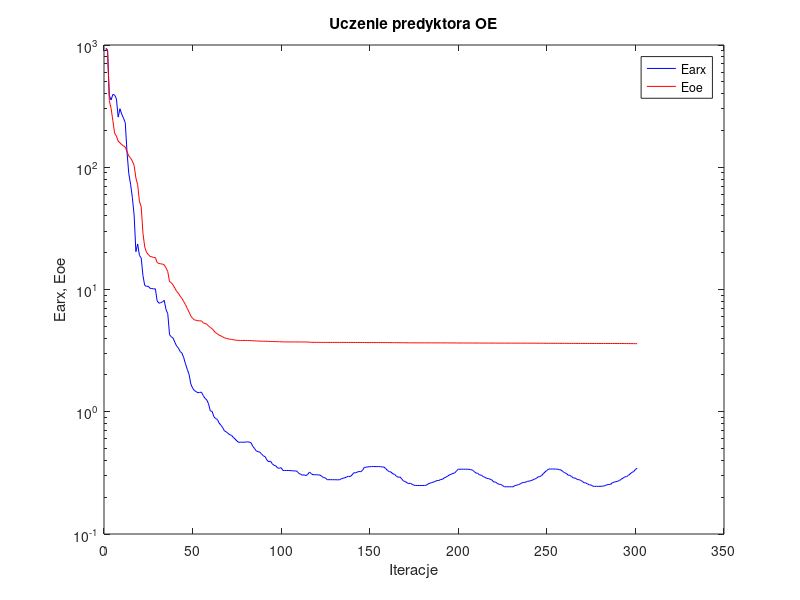
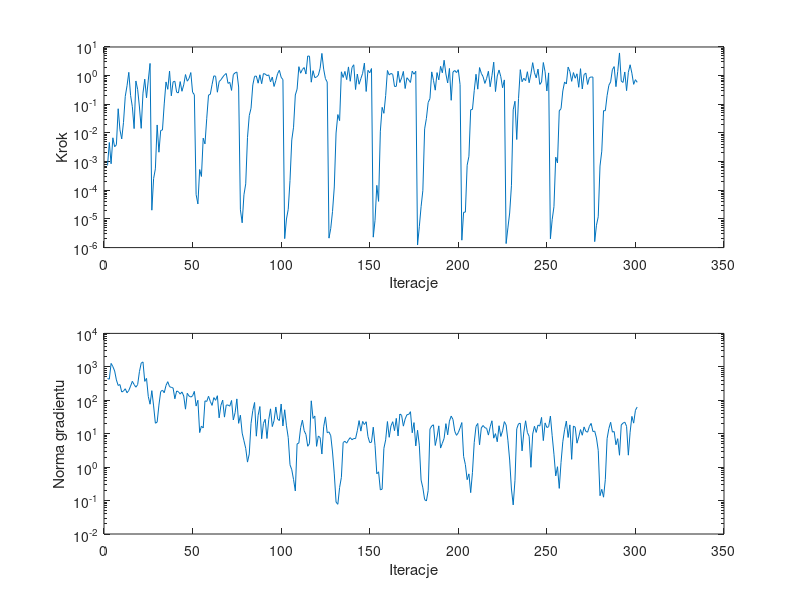

Here is the MATLAB script that generated these plots, in order:
%uczenie predyktora oe
clear all;
n=0; farx(n+1)=9.420421e+002; foe(n+1)=9.256801e+002; wspucz(n+1)=0.000000e+000; ng(n+1)=0.000000e+000;
%odnowa zmiennej metryki
n=1; farx(n+1)=9.146299e+002; foe(n+1)=8.918669e+002; krok(n+1)=7.359836e-004; ng(n+1)=4.468493e+002;
n=2; farx(n+1)=3.860175e+002; foe(n+1)=3.504556e+002; krok(n+1)=4.658555e-003; ng(n+1)=4.267238e+002;
n=3; farx(n+1)=3.550622e+002; foe(n+1)=3.033400e+002; krok(n+1)=8.418412e-004; ng(n+1)=1.265435e+003;
n=4; farx(n+1)=3.943796e+002; foe(n+1)=2.405544e+002; krok(n+1)=6.776891e-003; ng(n+1)=1.018242e+003;
n=5; farx(n+1)=3.901242e+002; foe(n+1)=1.896020e+002; krok(n+1)=3.303309e-003; ng(n+1)=7.536081e+002;
n=6; farx(n+1)=3.631269e+002; foe(n+1)=1.798050e+002; krok(n+1)=3.880673e-003; ng(n+1)=4.051219e+002;
n=7; farx(n+1)=2.571213e+002; foe(n+1)=1.632087e+002; krok(n+1)=6.995615e-002; ng(n+1)=2.769440e+002;
n=8; farx(n+1)=3.010843e+002; foe(n+1)=1.586059e+002; krok(n+1)=1.281715e-002; ng(n+1)=2.954014e+002;
n=9; farx(n+1)=2.718577e+002; foe(n+1)=1.529142e+002; krok(n+1)=6.192369e-003; ng(n+1)=1.764411e+002;
n=10; farx(n+1)=2.519427e+002; foe(n+1)=1.501888e+002; krok(n+1)=2.331822e-002; ng(n+1)=1.885082e+002;
n=11; farx(n+1)=2.317746e+002; foe(n+1)=1.461452e+002; krok(n+1)=1.892883e-001; ng(n+1)=2.209818e+002;
n=12; farx(n+1)=1.322825e+002; foe(n+1)=1.338851e+002; krok(n+1)=4.446475e-001; ng(n+1)=1.673528e+002;
n=13; farx(n+1)=8.843564e+001; foe(n+1)=1.236207e+002; krok(n+1)=1.304490e+000; ng(n+1)=1.961482e+002;
n=14; farx(n+1)=7.270784e+001; foe(n+1)=1.188543e+002; krok(n+1)=2.048945e-001; ng(n+1)=2.650188e+002;
n=15; farx(n+1)=5.663877e+001; foe(n+1)=1.123175e+002; krok(n+1)=8.234532e-002; ng(n+1)=3.691237e+002;
n=16; farx(n+1)=4.065955e+001; foe(n+1)=1.035676e+002; krok(n+1)=1.419977e-002; ng(n+1)=2.951621e+002;
n=17; farx(n+1)=2.040141e+001; foe(n+1)=8.181522e+001; krok(n+1)=6.522451e-001; ng(n+1)=2.458102e+002;
n=18; farx(n+1)=2.359312e+001; foe(n+1)=7.198614e+001; krok(n+1)=3.276650e-001; ng(n+1)=2.947058e+002;
n=19; farx(n+1)=1.900531e+001; foe(n+1)=5.276010e+001; krok(n+1)=8.048245e-002; ng(n+1)=7.190034e+002;
n=20; farx(n+1)=1.809635e+001; foe(n+1)=4.748332e+001; krok(n+1)=1.450364e-002; ng(n+1)=1.289114e+003;
n=21; farx(n+1)=1.296839e+001; foe(n+1)=2.875017e+001; krok(n+1)=2.453073e-001; ng(n+1)=1.402320e+003;
n=22; farx(n+1)=1.078317e+001; foe(n+1)=2.228950e+001; krok(n+1)=7.545111e-001; ng(n+1)=3.674402e+002;
n=23; farx(n+1)=1.061183e+001; foe(n+1)=2.015475e+001; krok(n+1)=1.687792e-001; ng(n+1)=4.515911e+002;
n=24; farx(n+1)=1.062548e+001; foe(n+1)=1.936506e+001; krok(n+1)=7.021280e-001; ng(n+1)=1.293280e+002;
n=25; farx(n+1)=1.022395e+001; foe(n+1)=1.864861e+001; krok(n+1)=2.666674e+000; ng(n+1)=7.619416e+001;
%odnowa zmiennej metryki
n=26; farx(n+1)=1.018674e+001; foe(n+1)=1.850166e+001; krok(n+1)=2.020511e-005; ng(n+1)=1.938591e+002;
n=27; farx(n+1)=1.010541e+001; foe(n+1)=1.828227e+001; krok(n+1)=2.563269e-004; ng(n+1)=6.767827e+001;
n=28; farx(n+1)=1.013561e+001; foe(n+1)=1.825260e+001; krok(n+1)=5.604282e-004; ng(n+1)=2.057441e+001;
n=29; farx(n+1)=8.070323e+000; foe(n+1)=1.660463e+001; krok(n+1)=1.902655e-002; ng(n+1)=2.217043e+001;
n=30; farx(n+1)=7.726217e+000; foe(n+1)=1.633872e+001; krok(n+1)=2.129131e-003; ng(n+1)=7.156048e+001;
n=31; farx(n+1)=7.799602e+000; foe(n+1)=1.622494e+001; krok(n+1)=1.220118e-002; ng(n+1)=1.821108e+002;
n=32; farx(n+1)=7.920976e+000; foe(n+1)=1.613804e+001; krok(n+1)=1.270603e-002; ng(n+1)=2.008584e+002;
n=33; farx(n+1)=8.147117e+000; foe(n+1)=1.589842e+001; krok(n+1)=1.031518e-001; ng(n+1)=1.676151e+002;
n=34; farx(n+1)=6.876306e+000; foe(n+1)=1.504503e+001; krok(n+1)=6.031845e-001; ng(n+1)=2.777597e+002;
n=35; farx(n+1)=6.328203e+000; foe(n+1)=1.397755e+001; krok(n+1)=3.337224e-001; ng(n+1)=3.598313e+002;
n=36; farx(n+1)=4.267331e+000; foe(n+1)=1.159442e+001; krok(n+1)=1.445753e+000; ng(n+1)=2.557279e+002;
n=37; farx(n+1)=4.103253e+000; foe(n+1)=1.139530e+001; krok(n+1)=1.981558e-001; ng(n+1)=2.427645e+002;
n=38; farx(n+1)=4.004483e+000; foe(n+1)=1.086327e+001; krok(n+1)=6.058278e-001; ng(n+1)=2.333068e+002;
n=39; farx(n+1)=3.700343e+000; foe(n+1)=1.025988e+001; krok(n+1)=6.367965e-001; ng(n+1)=1.107499e+002;
n=40; farx(n+1)=3.443498e+000; foe(n+1)=9.662795e+000; krok(n+1)=2.640812e-001; ng(n+1)=1.891494e+002;
n=41; farx(n+1)=3.318296e+000; foe(n+1)=9.313005e+000; krok(n+1)=2.494838e-001; ng(n+1)=1.803814e+002;
n=42; farx(n+1)=3.108705e+000; foe(n+1)=8.804436e+000; krok(n+1)=6.207284e-001; ng(n+1)=1.526403e+002;
n=43; farx(n+1)=3.015924e+000; foe(n+1)=8.455496e+000; krok(n+1)=2.847814e-001; ng(n+1)=1.774377e+002;
n=44; farx(n+1)=2.769399e+000; foe(n+1)=7.964647e+000; krok(n+1)=4.764226e-001; ng(n+1)=1.344459e+002;
n=45; farx(n+1)=2.465011e+000; foe(n+1)=7.517516e+000; krok(n+1)=1.092255e+000; ng(n+1)=5.414985e+001;
n=46; farx(n+1)=2.224704e+000; foe(n+1)=7.003671e+000; krok(n+1)=6.404647e-001; ng(n+1)=1.617700e+002;
n=47; farx(n+1)=2.028524e+000; foe(n+1)=6.552837e+000; krok(n+1)=8.008859e-001; ng(n+1)=1.340603e+002;
n=48; farx(n+1)=1.689297e+000; foe(n+1)=6.067981e+000; krok(n+1)=1.280929e+000; ng(n+1)=1.244871e+002;
n=49; farx(n+1)=1.564006e+000; foe(n+1)=5.812659e+000; krok(n+1)=2.640676e-001; ng(n+1)=1.352791e+002;
n=50; farx(n+1)=1.491304e+000; foe(n+1)=5.649154e+000; krok(n+1)=2.160660e-001; ng(n+1)=1.843519e+002;
%odnowa zmiennej metryki
n=51; farx(n+1)=1.462201e+000; foe(n+1)=5.602114e+000; krok(n+1)=7.066590e-005; ng(n+1)=6.713010e+001;
n=52; farx(n+1)=1.431088e+000; foe(n+1)=5.552221e+000; krok(n+1)=3.333298e-005; ng(n+1)=9.993512e+001;
n=53; farx(n+1)=1.438696e+000; foe(n+1)=5.545963e+000; krok(n+1)=5.292541e-004; ng(n+1)=1.080180e+001;
n=54; farx(n+1)=1.447504e+000; foe(n+1)=5.533102e+000; krok(n+1)=3.033479e-004; ng(n+1)=1.689726e+001;
n=55; farx(n+1)=1.358437e+000; foe(n+1)=5.340816e+000; krok(n+1)=6.607631e-003; ng(n+1)=1.478726e+001;
n=56; farx(n+1)=1.287702e+000; foe(n+1)=5.276341e+000; krok(n+1)=4.150488e-003; ng(n+1)=9.609810e+001;
n=57; farx(n+1)=1.250798e+000; foe(n+1)=5.204088e+000; krok(n+1)=3.251545e-002; ng(n+1)=9.213672e+001;
n=58; farx(n+1)=1.163014e+000; foe(n+1)=5.035063e+000; krok(n+1)=2.094296e-001; ng(n+1)=1.318613e+002;
n=59; farx(n+1)=1.015077e+000; foe(n+1)=4.890979e+000; krok(n+1)=2.230542e-001; ng(n+1)=9.262547e+001;
n=60; farx(n+1)=1.009590e+000; foe(n+1)=4.784171e+000; krok(n+1)=4.884576e-001; ng(n+1)=7.021187e+001;
n=61; farx(n+1)=9.119980e-001; foe(n+1)=4.601734e+000; krok(n+1)=9.819795e-001; ng(n+1)=1.200061e+002;
n=62; farx(n+1)=8.795373e-001; foe(n+1)=4.420935e+000; krok(n+1)=9.528451e-001; ng(n+1)=9.964342e+001;
n=63; farx(n+1)=8.652631e-001; foe(n+1)=4.349187e+000; krok(n+1)=2.640676e-001; ng(n+1)=1.367879e+002;
n=64; farx(n+1)=8.075684e-001; foe(n+1)=4.224713e+000; krok(n+1)=6.193808e-001; ng(n+1)=2.981627e+001;
n=65; farx(n+1)=7.753906e-001; foe(n+1)=4.175021e+000; krok(n+1)=7.178738e-001; ng(n+1)=7.060958e+001;
n=66; farx(n+1)=7.412433e-001; foe(n+1)=4.099147e+000; krok(n+1)=8.823184e-001; ng(n+1)=1.011186e+002;
n=67; farx(n+1)=6.973501e-001; foe(n+1)=4.026258e+000; krok(n+1)=1.063350e+000; ng(n+1)=3.131861e+001;
n=68; farx(n+1)=6.850703e-001; foe(n+1)=3.981589e+000; krok(n+1)=1.189063e+000; ng(n+1)=7.161247e+001;
n=69; farx(n+1)=6.661383e-001; foe(n+1)=3.951930e+000; krok(n+1)=5.365271e-001; ng(n+1)=7.223578e+001;
n=70; farx(n+1)=6.484722e-001; foe(n+1)=3.923975e+000; krok(n+1)=5.857742e-001; ng(n+1)=6.645583e+001;
n=71; farx(n+1)=6.404013e-001; foe(n+1)=3.902402e+000; krok(n+1)=3.053565e-001; ng(n+1)=9.857198e+001;
n=72; farx(n+1)=6.172046e-001; foe(n+1)=3.881212e+000; krok(n+1)=1.089353e+000; ng(n+1)=2.580661e+001;
n=73; farx(n+1)=5.984534e-001; foe(n+1)=3.858992e+000; krok(n+1)=1.248367e+000; ng(n+1)=4.247506e+001;
n=74; farx(n+1)=5.770223e-001; foe(n+1)=3.841480e+000; krok(n+1)=1.342163e+000; ng(n+1)=1.098931e+002;
n=75; farx(n+1)=5.621230e-001; foe(n+1)=3.835831e+000; krok(n+1)=4.004429e-001; ng(n+1)=2.041445e+001;
%odnowa zmiennej metryki
n=76; farx(n+1)=5.637636e-001; foe(n+1)=3.832065e+000; krok(n+1)=2.078166e-005; ng(n+1)=3.569973e+001;
n=77; farx(n+1)=5.637185e-001; foe(n+1)=3.831946e+000; krok(n+1)=7.338903e-006; ng(n+1)=1.039297e+001;
n=78; farx(n+1)=5.633119e-001; foe(n+1)=3.831274e+000; krok(n+1)=6.976007e-005; ng(n+1)=6.177633e+000;
n=79; farx(n+1)=5.653013e-001; foe(n+1)=3.830711e+000; krok(n+1)=1.677606e-004; ng(n+1)=3.646193e+000;
n=80; farx(n+1)=5.672671e-001; foe(n+1)=3.827858e+000; krok(n+1)=6.970444e-003; ng(n+1)=1.414541e+000;
n=81; farx(n+1)=5.647029e-001; foe(n+1)=3.822505e+000; krok(n+1)=4.048730e-002; ng(n+1)=2.484048e+000;
n=82; farx(n+1)=5.573114e-001; foe(n+1)=3.819119e+000; krok(n+1)=7.262643e-002; ng(n+1)=2.028526e+001;
n=83; farx(n+1)=5.220908e-001; foe(n+1)=3.809710e+000; krok(n+1)=4.726961e-001; ng(n+1)=4.982973e+001;
n=84; farx(n+1)=4.998659e-001; foe(n+1)=3.800388e+000; krok(n+1)=9.469203e-001; ng(n+1)=8.580381e+001;
n=85; farx(n+1)=4.772678e-001; foe(n+1)=3.793303e+000; krok(n+1)=9.691037e-001; ng(n+1)=8.430374e+000;
n=86; farx(n+1)=4.713372e-001; foe(n+1)=3.787947e+000; krok(n+1)=5.450576e-001; ng(n+1)=3.558950e+001;
n=87; farx(n+1)=4.669778e-001; foe(n+1)=3.781672e+000; krok(n+1)=1.072007e+000; ng(n+1)=6.492111e+001;
n=88; farx(n+1)=4.493905e-001; foe(n+1)=3.777920e+000; krok(n+1)=5.235795e-001; ng(n+1)=7.053830e+000;
n=89; farx(n+1)=4.353505e-001; foe(n+1)=3.775063e+000; krok(n+1)=1.179292e+000; ng(n+1)=2.041877e+001;
n=90; farx(n+1)=4.284694e-001; foe(n+1)=3.772465e+000; krok(n+1)=1.138542e+000; ng(n+1)=2.695043e+001;
n=91; farx(n+1)=4.017234e-001; foe(n+1)=3.767906e+000; krok(n+1)=1.001603e+000; ng(n+1)=7.192565e+000;
n=92; farx(n+1)=3.898002e-001; foe(n+1)=3.763649e+000; krok(n+1)=1.062411e+000; ng(n+1)=2.647724e+001;
n=93; farx(n+1)=3.943453e-001; foe(n+1)=3.758875e+000; krok(n+1)=6.071167e-001; ng(n+1)=5.544744e+001;
n=94; farx(n+1)=3.748828e-001; foe(n+1)=3.753965e+000; krok(n+1)=8.922169e-001; ng(n+1)=1.631827e+001;
n=95; farx(n+1)=3.648735e-001; foe(n+1)=3.751163e+000; krok(n+1)=4.188878e-001; ng(n+1)=2.463368e+001;
n=96; farx(n+1)=3.607936e-001; foe(n+1)=3.748349e+000; krok(n+1)=6.744582e-001; ng(n+1)=6.298269e+001;
n=97; farx(n+1)=3.470843e-001; foe(n+1)=3.745206e+000; krok(n+1)=1.178454e+000; ng(n+1)=2.745705e+001;
n=98; farx(n+1)=3.451298e-001; foe(n+1)=3.740143e+000; krok(n+1)=1.535351e+000; ng(n+1)=2.469694e+001;
n=99; farx(n+1)=3.486998e-001; foe(n+1)=3.735165e+000; krok(n+1)=8.771846e-001; ng(n+1)=7.718081e+001;
n=100; farx(n+1)=3.308566e-001; foe(n+1)=3.727440e+000; krok(n+1)=7.271671e-001; ng(n+1)=1.702518e+001;
%odnowa zmiennej metryki
n=101; farx(n+1)=3.308356e-001; foe(n+1)=3.726613e+000; krok(n+1)=2.056671e-006; ng(n+1)=5.201474e+001;
n=102; farx(n+1)=3.310495e-001; foe(n+1)=3.726082e+000; krok(n+1)=9.955536e-006; ng(n+1)=1.722020e+001;
n=103; farx(n+1)=3.304746e-001; foe(n+1)=3.725893e+000; krok(n+1)=2.167257e-005; ng(n+1)=7.647400e+000;
n=104; farx(n+1)=3.302231e-001; foe(n+1)=3.725834e+000; krok(n+1)=2.196646e-004; ng(n+1)=1.177016e+000;
n=105; farx(n+1)=3.295466e-001; foe(n+1)=3.725096e+000; krok(n+1)=5.711090e-003; ng(n+1)=8.349563e-001;
n=106; farx(n+1)=3.277634e-001; foe(n+1)=3.724736e+000; krok(n+1)=1.586441e-002; ng(n+1)=4.253955e-001;
n=107; farx(n+1)=3.286165e-001; foe(n+1)=3.724045e+000; krok(n+1)=2.114442e-001; ng(n+1)=1.944598e-001;
n=108; farx(n+1)=3.254675e-001; foe(n+1)=3.723403e+000; krok(n+1)=3.372291e-001; ng(n+1)=4.949913e+000;
n=109; farx(n+1)=3.129277e-001; foe(n+1)=3.722515e+000; krok(n+1)=2.053922e+000; ng(n+1)=5.272237e+000;
n=110; farx(n+1)=3.082903e-001; foe(n+1)=3.721634e+000; krok(n+1)=1.217699e+000; ng(n+1)=1.511286e+001;
n=111; farx(n+1)=3.025894e-001; foe(n+1)=3.720785e+000; krok(n+1)=1.644879e+000; ng(n+1)=2.546916e+001;
n=112; farx(n+1)=3.049958e-001; foe(n+1)=3.720215e+000; krok(n+1)=1.915347e+000; ng(n+1)=1.227870e+001;
n=113; farx(n+1)=3.005095e-001; foe(n+1)=3.719781e+000; krok(n+1)=1.136651e+000; ng(n+1)=9.468047e+000;
n=114; farx(n+1)=3.070423e-001; foe(n+1)=3.716683e+000; krok(n+1)=4.852134e+000; ng(n+1)=4.211419e+000;
n=115; farx(n+1)=3.211828e-001; foe(n+1)=3.705828e+000; krok(n+1)=4.759723e+000; ng(n+1)=5.081881e+000;
n=116; farx(n+1)=3.119233e-001; foe(n+1)=3.700714e+000; krok(n+1)=5.908391e-001; ng(n+1)=9.628749e+001;
n=117; farx(n+1)=3.047295e-001; foe(n+1)=3.694836e+000; krok(n+1)=1.492310e+000; ng(n+1)=2.857270e+001;
n=118; farx(n+1)=3.059775e-001; foe(n+1)=3.694313e+000; krok(n+1)=8.536620e-001; ng(n+1)=3.382031e+001;
n=119; farx(n+1)=3.050747e-001; foe(n+1)=3.694145e+000; krok(n+1)=8.935632e-001; ng(n+1)=4.188917e+000;
n=120; farx(n+1)=3.043653e-001; foe(n+1)=3.694059e+000; krok(n+1)=1.033731e+000; ng(n+1)=8.525639e+000;
n=121; farx(n+1)=3.033218e-001; foe(n+1)=3.693967e+000; krok(n+1)=1.799493e+000; ng(n+1)=7.665049e+000;
n=122; farx(n+1)=2.955913e-001; foe(n+1)=3.693484e+000; krok(n+1)=5.969465e+000; ng(n+1)=2.469632e+000;
n=123; farx(n+1)=2.890682e-001; foe(n+1)=3.692751e+000; krok(n+1)=1.691294e+000; ng(n+1)=1.606821e+001;
n=124; farx(n+1)=2.877569e-001; foe(n+1)=3.691931e+000; krok(n+1)=7.847380e-001; ng(n+1)=3.178531e+001;
n=125; farx(n+1)=2.781359e-001; foe(n+1)=3.691092e+000; krok(n+1)=5.970321e-001; ng(n+1)=1.069277e+001;
%odnowa zmiennej metryki
n=126; farx(n+1)=2.781791e-001; foe(n+1)=3.691023e+000; krok(n+1)=2.136506e-006; ng(n+1)=1.132204e+001;
n=127; farx(n+1)=2.782603e-001; foe(n+1)=3.690946e+000; krok(n+1)=4.682781e-006; ng(n+1)=8.689749e+000;
n=128; farx(n+1)=2.780856e-001; foe(n+1)=3.690921e+000; krok(n+1)=1.827487e-005; ng(n+1)=2.838548e+000;
n=129; farx(n+1)=2.780094e-001; foe(n+1)=3.690910e+000; krok(n+1)=1.304191e-004; ng(n+1)=6.263942e-001;
n=130; farx(n+1)=2.778719e-001; foe(n+1)=3.690898e+000; krok(n+1)=9.939766e-003; ng(n+1)=8.992361e-002;
n=131; farx(n+1)=2.774904e-001; foe(n+1)=3.690867e+000; krok(n+1)=4.382471e-002; ng(n+1)=7.732449e-002;
n=132; farx(n+1)=2.777826e-001; foe(n+1)=3.690846e+000; krok(n+1)=2.691279e-002; ng(n+1)=2.465091e-001;
n=133; farx(n+1)=2.832179e-001; foe(n+1)=3.690719e+000; krok(n+1)=1.361453e+000; ng(n+1)=4.940507e-001;
n=134; farx(n+1)=2.860342e-001; foe(n+1)=3.690659e+000; krok(n+1)=8.620454e-001; ng(n+1)=5.457044e+000;
n=135; farx(n+1)=2.885367e-001; foe(n+1)=3.690531e+000; krok(n+1)=1.404256e+000; ng(n+1)=5.925445e+000;
n=136; farx(n+1)=2.931139e-001; foe(n+1)=3.690401e+000; krok(n+1)=7.271671e-001; ng(n+1)=5.210940e+000;
n=137; farx(n+1)=2.964249e-001; foe(n+1)=3.690237e+000; krok(n+1)=2.015999e+000; ng(n+1)=6.481267e+000;
n=138; farx(n+1)=2.950345e-001; foe(n+1)=3.690076e+000; krok(n+1)=6.361450e-001; ng(n+1)=7.627198e+000;
n=139; farx(n+1)=3.041109e-001; foe(n+1)=3.689585e+000; krok(n+1)=1.924468e+000; ng(n+1)=6.600919e+000;
n=140; farx(n+1)=3.172588e-001; foe(n+1)=3.688753e+000; krok(n+1)=2.398148e+000; ng(n+1)=7.197616e+000;
n=141; farx(n+1)=3.164778e-001; foe(n+1)=3.688519e+000; krok(n+1)=3.288994e-001; ng(n+1)=7.132721e+000;
n=142; farx(n+1)=3.211639e-001; foe(n+1)=3.687522e+000; krok(n+1)=1.136136e+000; ng(n+1)=1.231941e+001;
n=143; farx(n+1)=3.246162e-001; foe(n+1)=3.686921e+000; krok(n+1)=5.015999e-001; ng(n+1)=2.461524e+001;
n=144; farx(n+1)=3.232269e-001; foe(n+1)=3.686285e+000; krok(n+1)=7.847380e-001; ng(n+1)=1.193916e+001;
n=145; farx(n+1)=3.328704e-001; foe(n+1)=3.684741e+000; krok(n+1)=1.206842e+000; ng(n+1)=2.328096e+001;
n=146; farx(n+1)=3.512655e-001; foe(n+1)=3.682319e+000; krok(n+1)=2.742220e+000; ng(n+1)=1.882209e+001;
n=147; farx(n+1)=3.515531e-001; foe(n+1)=3.681646e+000; krok(n+1)=2.800362e-001; ng(n+1)=2.280665e+001;
n=148; farx(n+1)=3.547862e-001; foe(n+1)=3.680612e+000; krok(n+1)=1.540907e+000; ng(n+1)=8.245574e+000;
n=149; farx(n+1)=3.545130e-001; foe(n+1)=3.680421e+000; krok(n+1)=1.255601e+000; ng(n+1)=5.417428e+000;
n=150; farx(n+1)=3.563223e-001; foe(n+1)=3.680189e+000; krok(n+1)=1.769506e+000; ng(n+1)=5.565797e+000;
%odnowa zmiennej metryki
n=151; farx(n+1)=3.562866e-001; foe(n+1)=3.680107e+000; krok(n+1)=2.313678e-006; ng(n+1)=1.566972e+001;
n=152; farx(n+1)=3.561210e-001; foe(n+1)=3.680067e+000; krok(n+1)=8.960031e-006; ng(n+1)=4.493934e+000;
n=153; farx(n+1)=3.560663e-001; foe(n+1)=3.680054e+000; krok(n+1)=1.485232e-004; ng(n+1)=6.318080e-001;
n=154; farx(n+1)=3.559813e-001; foe(n+1)=3.680051e+000; krok(n+1)=4.095955e-005; ng(n+1)=7.246922e-001;
n=155; farx(n+1)=3.555569e-001; foe(n+1)=3.679978e+000; krok(n+1)=1.153579e-002; ng(n+1)=2.084708e-001;
n=156; farx(n+1)=3.533633e-001; foe(n+1)=3.679467e+000; krok(n+1)=7.841323e-002; ng(n+1)=2.191686e-001;
n=157; farx(n+1)=3.531887e-001; foe(n+1)=3.679326e+000; krok(n+1)=4.852216e-002; ng(n+1)=3.648193e+000;
n=158; farx(n+1)=3.431424e-001; foe(n+1)=3.678537e+000; krok(n+1)=2.016994e-001; ng(n+1)=6.549236e+000;
n=159; farx(n+1)=3.315492e-001; foe(n+1)=3.677314e+000; krok(n+1)=1.512163e+000; ng(n+1)=2.311669e+001;
n=160; farx(n+1)=3.239757e-001; foe(n+1)=3.676598e+000; krok(n+1)=1.056325e+000; ng(n+1)=7.809741e+000;
n=161; farx(n+1)=3.215579e-001; foe(n+1)=3.675266e+000; krok(n+1)=1.196104e+000; ng(n+1)=1.713070e+001;
n=162; farx(n+1)=3.105735e-001; foe(n+1)=3.674329e+000; krok(n+1)=1.104103e+000; ng(n+1)=2.286728e+001;
n=163; farx(n+1)=3.081944e-001; foe(n+1)=3.673930e+000; krok(n+1)=4.187571e-001; ng(n+1)=1.230800e+001;
n=164; farx(n+1)=2.974577e-001; foe(n+1)=3.672936e+000; krok(n+1)=4.228884e-001; ng(n+1)=2.874922e+001;
n=165; farx(n+1)=2.913561e-001; foe(n+1)=3.672033e+000; krok(n+1)=1.435731e+000; ng(n+1)=8.563895e+000;
n=166; farx(n+1)=2.930973e-001; foe(n+1)=3.671222e+000; krok(n+1)=5.752763e-001; ng(n+1)=3.879494e+001;
n=167; farx(n+1)=2.833582e-001; foe(n+1)=3.669536e+000; krok(n+1)=8.334333e-001; ng(n+1)=3.557932e+001;
n=168; farx(n+1)=2.715658e-001; foe(n+1)=3.667944e+000; krok(n+1)=1.404256e+000; ng(n+1)=1.682841e+001;
n=169; farx(n+1)=2.692601e-001; foe(n+1)=3.666814e+000; krok(n+1)=3.550835e-001; ng(n+1)=2.747576e+001;
n=170; farx(n+1)=2.626619e-001; foe(n+1)=3.664924e+000; krok(n+1)=8.457767e-001; ng(n+1)=3.703107e+001;
n=171; farx(n+1)=2.583549e-001; foe(n+1)=3.663958e+000; krok(n+1)=7.113726e-001; ng(n+1)=3.752226e+001;
n=172; farx(n+1)=2.603803e-001; foe(n+1)=3.663088e+000; krok(n+1)=5.786742e-001; ng(n+1)=4.552264e+001;
n=173; farx(n+1)=2.544454e-001; foe(n+1)=3.662157e+000; krok(n+1)=1.435731e+000; ng(n+1)=1.067306e+001;
n=174; farx(n+1)=2.508311e-001; foe(n+1)=3.661728e+000; krok(n+1)=1.120145e+000; ng(n+1)=2.146332e+001;
n=175; farx(n+1)=2.493809e-001; foe(n+1)=3.661471e+000; krok(n+1)=1.420334e+000; ng(n+1)=4.303819e+000;
%odnowa zmiennej metryki
n=176; farx(n+1)=2.493551e-001; foe(n+1)=3.661433e+000; krok(n+1)=1.229530e-006; ng(n+1)=1.271953e+001;
n=177; farx(n+1)=2.492773e-001; foe(n+1)=3.661418e+000; krok(n+1)=5.349422e-006; ng(n+1)=4.527575e+000;
n=178; farx(n+1)=2.492644e-001; foe(n+1)=3.661417e+000; krok(n+1)=2.676955e-005; ng(n+1)=4.090537e-001;
n=179; farx(n+1)=2.493005e-001; foe(n+1)=3.661416e+000; krok(n+1)=9.926586e-005; ng(n+1)=2.408574e-001;
n=180; farx(n+1)=2.496833e-001; foe(n+1)=3.661397e+000; krok(n+1)=1.388291e-002; ng(n+1)=1.071601e-001;
n=181; farx(n+1)=2.506437e-001; foe(n+1)=3.661353e+000; krok(n+1)=3.230408e-002; ng(n+1)=9.714502e-002;
n=182; farx(n+1)=2.569765e-001; foe(n+1)=3.660806e+000; krok(n+1)=1.160291e-001; ng(n+1)=2.005842e-001;
n=183; farx(n+1)=2.603587e-001; foe(n+1)=3.660660e+000; krok(n+1)=1.585191e-001; ng(n+1)=1.376678e+001;
n=184; farx(n+1)=2.632137e-001; foe(n+1)=3.660240e+000; krok(n+1)=1.352447e+000; ng(n+1)=1.710273e+001;
n=185; farx(n+1)=2.660429e-001; foe(n+1)=3.659836e+000; krok(n+1)=6.843317e-001; ng(n+1)=1.844009e+001;
n=186; farx(n+1)=2.696053e-001; foe(n+1)=3.659609e+000; krok(n+1)=3.112246e-001; ng(n+1)=4.443620e+000;
n=187; farx(n+1)=2.739453e-001; foe(n+1)=3.659258e+000; krok(n+1)=1.280117e+000; ng(n+1)=7.909625e+000;
n=188; farx(n+1)=2.736674e-001; foe(n+1)=3.659119e+000; krok(n+1)=7.113726e-001; ng(n+1)=1.715671e+001;
n=189; farx(n+1)=2.791039e-001; foe(n+1)=3.658866e+000; krok(n+1)=2.112541e+000; ng(n+1)=3.715430e+000;
n=190; farx(n+1)=2.797848e-001; foe(n+1)=3.658749e+000; krok(n+1)=1.257512e+000; ng(n+1)=5.186124e+000;
n=191; farx(n+1)=2.872575e-001; foe(n+1)=3.658411e+000; krok(n+1)=3.444837e+000; ng(n+1)=7.261266e+000;
n=192; farx(n+1)=2.917822e-001; foe(n+1)=3.658088e+000; krok(n+1)=1.146483e+000; ng(n+1)=1.997983e+001;
n=193; farx(n+1)=2.974409e-001; foe(n+1)=3.657157e+000; krok(n+1)=5.550159e-001; ng(n+1)=9.244159e+000;
n=194; farx(n+1)=3.044168e-001; foe(n+1)=3.655951e+000; krok(n+1)=1.784434e+000; ng(n+1)=2.380214e+001;
n=195; farx(n+1)=3.078390e-001; foe(n+1)=3.655725e+000; krok(n+1)=1.380129e-001; ng(n+1)=3.364162e+001;
n=196; farx(n+1)=3.134880e-001; foe(n+1)=3.655135e+000; krok(n+1)=1.334889e+000; ng(n+1)=2.655509e+001;
n=197; farx(n+1)=3.156368e-001; foe(n+1)=3.654502e+000; krok(n+1)=1.514306e+000; ng(n+1)=1.178070e+001;
n=198; farx(n+1)=3.285176e-001; foe(n+1)=3.653218e+000; krok(n+1)=1.280117e+000; ng(n+1)=8.933293e+000;
n=199; farx(n+1)=3.394226e-001; foe(n+1)=3.651833e+000; krok(n+1)=1.611198e+000; ng(n+1)=1.074184e+001;
n=200; farx(n+1)=3.387125e-001; foe(n+1)=3.651053e+000; krok(n+1)=4.854703e-001; ng(n+1)=1.490446e+001;
%odnowa zmiennej metryki
n=201; farx(n+1)=3.387227e-001; foe(n+1)=3.650933e+000; krok(n+1)=1.814744e-006; ng(n+1)=2.153002e+001;
n=202; farx(n+1)=3.387304e-001; foe(n+1)=3.650921e+000; krok(n+1)=1.707914e-005; ng(n+1)=2.092082e+000;
n=203; farx(n+1)=3.388157e-001; foe(n+1)=3.650917e+000; krok(n+1)=1.726474e-005; ng(n+1)=1.191713e+000;
n=204; farx(n+1)=3.388732e-001; foe(n+1)=3.650897e+000; krok(n+1)=7.471315e-004; ng(n+1)=4.212256e-001;
n=205; farx(n+1)=3.382429e-001; foe(n+1)=3.650783e+000; krok(n+1)=1.532691e-003; ng(n+1)=6.290161e-001;
n=206; farx(n+1)=3.358409e-001; foe(n+1)=3.650556e+000; krok(n+1)=6.444366e-002; ng(n+1)=1.726627e-001;
n=207; farx(n+1)=3.339541e-001; foe(n+1)=3.650130e+000; krok(n+1)=6.640781e-002; ng(n+1)=6.997182e-001;
n=208; farx(n+1)=3.241802e-001; foe(n+1)=3.649476e+000; krok(n+1)=2.994846e-001; ng(n+1)=5.504080e+000;
n=209; farx(n+1)=3.151171e-001; foe(n+1)=3.648724e+000; krok(n+1)=1.119298e+000; ng(n+1)=1.649056e+001;
n=210; farx(n+1)=3.134831e-001; foe(n+1)=3.648398e+000; krok(n+1)=3.375584e-001; ng(n+1)=2.024855e+001;
n=211; farx(n+1)=3.040143e-001; foe(n+1)=3.647523e+000; krok(n+1)=1.915347e+000; ng(n+1)=4.649417e+000;
n=212; farx(n+1)=3.034686e-001; foe(n+1)=3.647060e+000; krok(n+1)=1.200452e+000; ng(n+1)=1.491354e+001;
n=213; farx(n+1)=2.950120e-001; foe(n+1)=3.646626e+000; krok(n+1)=9.205345e-001; ng(n+1)=1.759462e+001;
n=214; farx(n+1)=2.911938e-001; foe(n+1)=3.646337e+000; krok(n+1)=5.355876e-001; ng(n+1)=1.509698e+001;
n=215; farx(n+1)=2.854201e-001; foe(n+1)=3.646006e+000; krok(n+1)=8.027177e-001; ng(n+1)=1.446535e+001;
n=216; farx(n+1)=2.845229e-001; foe(n+1)=3.645660e+000; krok(n+1)=1.420334e+000; ng(n+1)=9.086079e+000;
n=217; farx(n+1)=2.803291e-001; foe(n+1)=3.645425e+000; krok(n+1)=4.094791e-001; ng(n+1)=1.611306e+001;
n=218; farx(n+1)=2.762866e-001; foe(n+1)=3.645068e+000; krok(n+1)=9.909022e-001; ng(n+1)=2.434720e+001;
n=219; farx(n+1)=2.663782e-001; foe(n+1)=3.644351e+000; krok(n+1)=2.954614e+000; ng(n+1)=7.348580e+000;
n=220; farx(n+1)=2.663597e-001; foe(n+1)=3.644140e+000; krok(n+1)=2.785378e-001; ng(n+1)=1.004796e+001;
n=221; farx(n+1)=2.593338e-001; foe(n+1)=3.643469e+000; krok(n+1)=9.740223e-001; ng(n+1)=5.735927e+000;
n=222; farx(n+1)=2.549764e-001; foe(n+1)=3.643016e+000; krok(n+1)=1.569476e+000; ng(n+1)=1.730512e+001;
n=223; farx(n+1)=2.546281e-001; foe(n+1)=3.642679e+000; krok(n+1)=9.205262e-001; ng(n+1)=8.264748e+000;
n=224; farx(n+1)=2.489029e-001; foe(n+1)=3.642215e+000; krok(n+1)=3.785938e-001; ng(n+1)=1.217381e+001;
n=225; farx(n+1)=2.433471e-001; foe(n+1)=3.641886e+000; krok(n+1)=7.101669e-001; ng(n+1)=2.296614e+001;
%odnowa zmiennej metryki
n=226; farx(n+1)=2.433686e-001; foe(n+1)=3.641811e+000; krok(n+1)=1.382650e-006; ng(n+1)=1.825290e+001;
n=227; farx(n+1)=2.434671e-001; foe(n+1)=3.641756e+000; krok(n+1)=4.853401e-006; ng(n+1)=6.397728e+000;
n=228; farx(n+1)=2.433926e-001; foe(n+1)=3.641749e+000; krok(n+1)=1.611741e-005; ng(n+1)=1.630301e+000;
n=229; farx(n+1)=2.433649e-001; foe(n+1)=3.641747e+000; krok(n+1)=1.437732e-004; ng(n+1)=2.217814e-001;
n=230; farx(n+1)=2.433862e-001; foe(n+1)=3.641692e+000; krok(n+1)=6.418507e-002; ng(n+1)=7.417739e-002;
n=231; farx(n+1)=2.494366e-001; foe(n+1)=3.641129e+000; krok(n+1)=1.278954e-001; ng(n+1)=4.035047e-001;
n=232; farx(n+1)=2.505727e-001; foe(n+1)=3.641045e+000; krok(n+1)=5.915258e-003; ng(n+1)=1.401821e+001;
n=233; farx(n+1)=2.535077e-001; foe(n+1)=3.640896e+000; krok(n+1)=1.583927e-001; ng(n+1)=1.973869e+001;
n=234; farx(n+1)=2.571403e-001; foe(n+1)=3.640276e+000; krok(n+1)=1.618997e+000; ng(n+1)=2.065336e+001;
n=235; farx(n+1)=2.624713e-001; foe(n+1)=3.639801e+000; krok(n+1)=6.133895e-001; ng(n+1)=3.061068e+000;
n=236; farx(n+1)=2.642799e-001; foe(n+1)=3.639534e+000; krok(n+1)=8.131859e-001; ng(n+1)=1.124127e+001;
n=237; farx(n+1)=2.648831e-001; foe(n+1)=3.639201e+000; krok(n+1)=6.674447e-001; ng(n+1)=2.435564e+001;
n=238; farx(n+1)=2.700564e-001; foe(n+1)=3.638960e+000; krok(n+1)=1.371110e+000; ng(n+1)=1.092271e+001;
n=239; farx(n+1)=2.706718e-001; foe(n+1)=3.638845e+000; krok(n+1)=5.657309e-001; ng(n+1)=8.319879e+000;
n=240; farx(n+1)=2.731110e-001; foe(n+1)=3.638717e+000; krok(n+1)=1.150553e+000; ng(n+1)=9.873088e-001;
n=241; farx(n+1)=2.767112e-001; foe(n+1)=3.638428e+000; krok(n+1)=2.840668e+000; ng(n+1)=9.754960e+000;
n=242; farx(n+1)=2.813807e-001; foe(n+1)=3.638031e+000; krok(n+1)=1.258604e+000; ng(n+1)=1.669579e+001;
n=243; farx(n+1)=2.844715e-001; foe(n+1)=3.637252e+000; krok(n+1)=8.377184e-001; ng(n+1)=1.091411e+001;
n=244; farx(n+1)=2.935239e-001; foe(n+1)=3.636327e+000; krok(n+1)=1.691294e+000; ng(n+1)=1.823068e+001;
n=245; farx(n+1)=2.939768e-001; foe(n+1)=3.636089e+000; krok(n+1)=4.938403e-001; ng(n+1)=1.686004e+001;
n=246; farx(n+1)=3.010477e-001; foe(n+1)=3.635463e+000; krok(n+1)=5.980518e-001; ng(n+1)=3.071215e+001;
n=247; farx(n+1)=3.117065e-001; foe(n+1)=3.634339e+000; krok(n+1)=2.871495e+000; ng(n+1)=6.210949e+000;
n=248; farx(n+1)=3.221716e-001; foe(n+1)=3.631987e+000; krok(n+1)=1.361947e+000; ng(n+1)=2.105359e+001;
n=249; farx(n+1)=3.309393e-001; foe(n+1)=3.630940e+000; krok(n+1)=2.912288e-001; ng(n+1)=1.533221e+001;
n=250; farx(n+1)=3.399538e-001; foe(n+1)=3.629647e+000; krok(n+1)=1.247916e+000; ng(n+1)=1.617340e+001;
%odnowa zmiennej metryki
n=251; farx(n+1)=3.399749e-001; foe(n+1)=3.629315e+000; krok(n+1)=2.032312e-006; ng(n+1)=3.367916e+001;
n=252; farx(n+1)=3.401735e-001; foe(n+1)=3.629158e+000; krok(n+1)=9.386788e-006; ng(n+1)=8.697144e+000;
n=253; farx(n+1)=3.399790e-001; foe(n+1)=3.629133e+000; krok(n+1)=2.671200e-005; ng(n+1)=2.443960e+000;
n=254; farx(n+1)=3.395682e-001; foe(n+1)=3.629071e+000; krok(n+1)=1.427772e-003; ng(n+1)=5.450333e-001;
n=255; farx(n+1)=3.391161e-001; foe(n+1)=3.628869e+000; krok(n+1)=8.989513e-004; ng(n+1)=1.029877e+000;
n=256; farx(n+1)=3.361821e-001; foe(n+1)=3.628530e+000; krok(n+1)=5.919426e-002; ng(n+1)=2.314674e-001;
n=257; farx(n+1)=3.340120e-001; foe(n+1)=3.627879e+000; krok(n+1)=7.039776e-002; ng(n+1)=1.390294e+000;
n=258; farx(n+1)=3.245582e-001; foe(n+1)=3.627166e+000; krok(n+1)=2.906512e-001; ng(n+1)=5.729571e+000;
n=259; farx(n+1)=3.173149e-001; foe(n+1)=3.626589e+000; krok(n+1)=6.014376e-001; ng(n+1)=1.309070e+001;
n=260; farx(n+1)=3.130932e-001; foe(n+1)=3.625901e+000; krok(n+1)=5.107206e-001; ng(n+1)=2.392291e+001;
n=261; farx(n+1)=3.030902e-001; foe(n+1)=3.624944e+000; krok(n+1)=1.991105e+000; ng(n+1)=7.703315e+000;
n=262; farx(n+1)=3.018721e-001; foe(n+1)=3.624326e+000; krok(n+1)=1.394120e+000; ng(n+1)=1.837195e+001;
n=263; farx(n+1)=2.951143e-001; foe(n+1)=3.623902e+000; krok(n+1)=6.322648e-001; ng(n+1)=1.711326e+000;
n=264; farx(n+1)=2.867948e-001; foe(n+1)=3.623425e+000; krok(n+1)=1.280929e+000; ng(n+1)=1.695667e+001;
n=265; farx(n+1)=2.873732e-001; foe(n+1)=3.623210e+000; krok(n+1)=8.127796e-001; ng(n+1)=1.565355e+001;
n=266; farx(n+1)=2.799454e-001; foe(n+1)=3.622648e+000; krok(n+1)=1.160845e+000; ng(n+1)=5.204451e+000;
n=267; farx(n+1)=2.782464e-001; foe(n+1)=3.622510e+000; krok(n+1)=3.924010e-001; ng(n+1)=7.974645e+000;
n=268; farx(n+1)=2.753551e-001; foe(n+1)=3.621917e+000; krok(n+1)=1.749029e+000; ng(n+1)=1.329011e+001;
n=269; farx(n+1)=2.693977e-001; foe(n+1)=3.621553e+000; krok(n+1)=3.427774e-001; ng(n+1)=8.993676e+000;
n=270; farx(n+1)=2.627512e-001; foe(n+1)=3.621101e+000; krok(n+1)=1.087290e+000; ng(n+1)=1.596250e+001;
n=271; farx(n+1)=2.615441e-001; foe(n+1)=3.620726e+000; krok(n+1)=1.227563e+000; ng(n+1)=1.171604e+001;
n=272; farx(n+1)=2.570472e-001; foe(n+1)=3.620402e+000; krok(n+1)=4.930774e-001; ng(n+1)=1.110272e+001;
n=273; farx(n+1)=2.519566e-001; foe(n+1)=3.619925e+000; krok(n+1)=8.536620e-001; ng(n+1)=1.656348e+001;
n=274; farx(n+1)=2.519315e-001; foe(n+1)=3.619366e+000; krok(n+1)=9.001093e-001; ng(n+1)=2.033195e+001;
n=275; farx(n+1)=2.455767e-001; foe(n+1)=3.618752e+000; krok(n+1)=8.892951e-001; ng(n+1)=1.159017e+001;
%odnowa zmiennej metryki
n=276; farx(n+1)=2.455816e-001; foe(n+1)=3.618709e+000; krok(n+1)=1.615744e-006; ng(n+1)=1.194526e+001;
n=277; farx(n+1)=2.456167e-001; foe(n+1)=3.618653e+000; krok(n+1)=6.043919e-006; ng(n+1)=7.455896e+000;
n=278; farx(n+1)=2.454850e-001; foe(n+1)=3.618635e+000; krok(n+1)=1.191391e-005; ng(n+1)=3.174977e+000;
n=279; farx(n+1)=2.454674e-001; foe(n+1)=3.618633e+000; krok(n+1)=7.010405e-004; ng(n+1)=1.400002e-001;
n=280; farx(n+1)=2.457144e-001; foe(n+1)=3.618611e+000; krok(n+1)=2.314595e-003; ng(n+1)=2.168343e-001;
n=281; farx(n+1)=2.469522e-001; foe(n+1)=3.618519e+000; krok(n+1)=6.013962e-002; ng(n+1)=1.261967e-001;
n=282; farx(n+1)=2.488974e-001; foe(n+1)=3.618165e+000; krok(n+1)=5.955282e-002; ng(n+1)=4.215316e-001;
n=283; farx(n+1)=2.529127e-001; foe(n+1)=3.617914e+000; krok(n+1)=2.002215e-001; ng(n+1)=7.118312e+000;
n=284; farx(n+1)=2.543396e-001; foe(n+1)=3.617696e+000; krok(n+1)=4.602673e-001; ng(n+1)=1.426841e+001;
n=285; farx(n+1)=2.548331e-001; foe(n+1)=3.617308e+000; krok(n+1)=6.063266e-001; ng(n+1)=2.198409e+001;
n=286; farx(n+1)=2.626830e-001; foe(n+1)=3.616702e+000; krok(n+1)=1.625559e+000; ng(n+1)=1.116835e+001;
n=287; farx(n+1)=2.657492e-001; foe(n+1)=3.616284e+000; krok(n+1)=2.067461e+000; ng(n+1)=1.161556e+001;
n=288; farx(n+1)=2.680070e-001; foe(n+1)=3.616189e+000; krok(n+1)=4.126070e-001; ng(n+1)=4.669168e+000;
n=289; farx(n+1)=2.700820e-001; foe(n+1)=3.616047e+000; krok(n+1)=1.386016e+000; ng(n+1)=7.101825e+000;
n=290; farx(n+1)=2.742169e-001; foe(n+1)=3.615693e+000; krok(n+1)=6.193088e+000; ng(n+1)=2.269559e+000;
n=291; farx(n+1)=2.803474e-001; foe(n+1)=3.615301e+000; krok(n+1)=6.426558e-001; ng(n+1)=1.828613e+001;
n=292; farx(n+1)=2.863295e-001; foe(n+1)=3.614650e+000; krok(n+1)=5.786742e-001; ng(n+1)=2.070109e+001;
n=293; farx(n+1)=2.937965e-001; foe(n+1)=3.613667e+000; krok(n+1)=1.342163e+000; ng(n+1)=2.211521e+001;
n=294; farx(n+1)=2.940679e-001; foe(n+1)=3.613027e+000; krok(n+1)=3.000122e-001; ng(n+1)=1.666632e+001;
n=295; farx(n+1)=3.017217e-001; foe(n+1)=3.612375e+000; krok(n+1)=1.307567e+000; ng(n+1)=2.280724e+000;
n=296; farx(n+1)=3.099409e-001; foe(n+1)=3.611384e+000; krok(n+1)=2.395877e+000; ng(n+1)=1.109281e+001;
n=297; farx(n+1)=3.192433e-001; foe(n+1)=3.609896e+000; krok(n+1)=1.216702e+000; ng(n+1)=3.298788e+001;
n=298; farx(n+1)=3.242966e-001; foe(n+1)=3.607771e+000; krok(n+1)=4.968529e-001; ng(n+1)=2.069911e+001;
n=299; farx(n+1)=3.366582e-001; foe(n+1)=3.605519e+000; krok(n+1)=7.238598e-001; ng(n+1)=5.023934e+001;
n=300; farx(n+1)=3.459639e-001; foe(n+1)=3.602635e+000; krok(n+1)=5.842182e-001; ng(n+1)=6.282004e+001;

figure; semilogy(farx,'b'); hold on; semilogy(foe,'r'); xlabel('Iteracje'); ylabel('Earx, Eoe'); legend('Earx','Eoe'); title('Uczenie predyktora OE');
figure; subplot(2,1,1); semilogy(krok); xlabel('Iteracje'); ylabel('Krok');
subplot(2,1,2); semilogy(ng); xlabel('Iteracje'); ylabel('Norma gradientu');
Earx=farx(n+1)
Eoe=foe(n+1)
